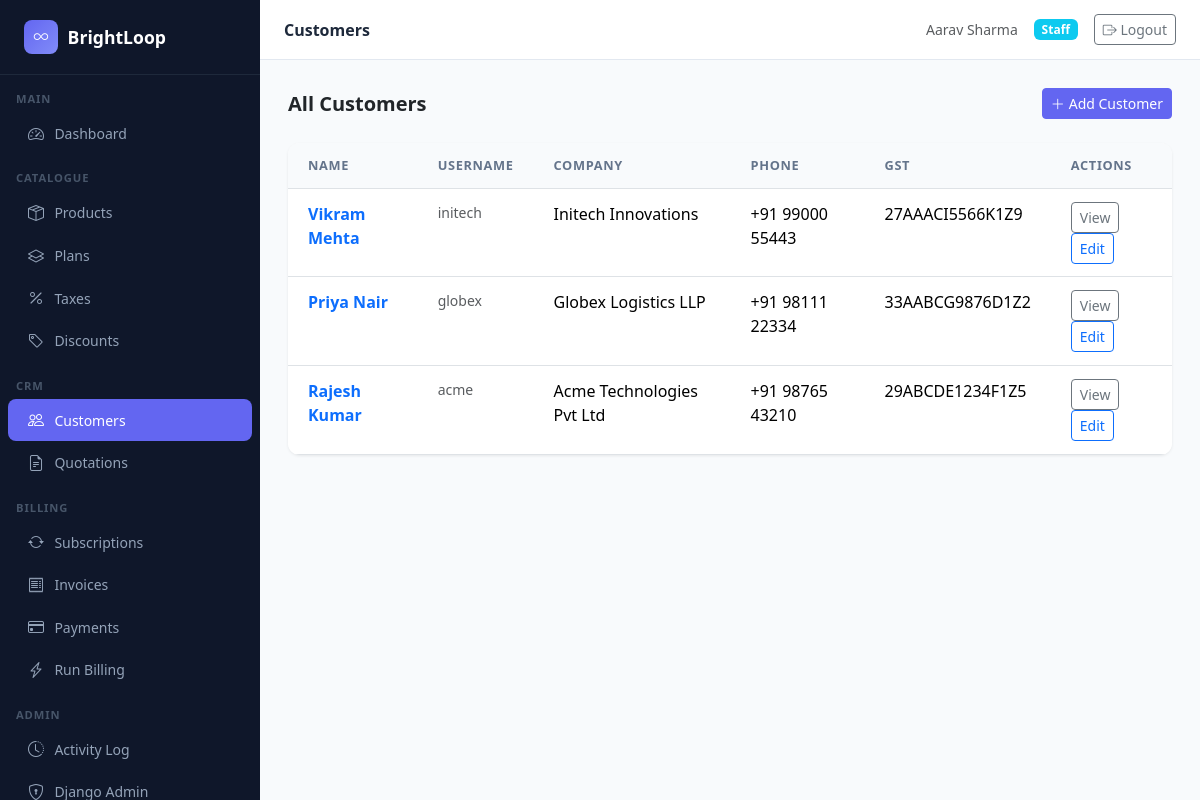
Screenshot of /accounts/customers/ (signed in) with the database file from the repository.
### accounts/models.py (models this page shows, shortened)
class CustomerProfile(models.Model):
    user = models.OneToOneField(User, on_delete=models.CASCADE, related_name='customer_profile')
    company_name = models.CharField(max_length=200, blank=True)
    phone = models.CharField(max_length=20, blank=True)
    address = models.TextField(blank=True)
    gst_number = models.CharField(max_length=20, blank=True)
    created_at = models.DateTimeField(auto_now_add=True)
    updated_at = models.DateTimeField(auto_now=True)
    class Meta:
        verbose_name = "Customer Profile"
        verbose_name_plural = "Customer Profiles"
        ordering = ['-created_at']

### accounts/views.py (the view)
# urls.py: path('customers/', views.customer_list, name='customer_list'),
@login_required
@staff_required  # type: ignore[arg-type]
def customer_list(request):
    customers = CustomerProfile.objects.select_related('user').all()
    return render(request, 'accounts/customer_list.html', {'customers': customers})

### accounts/views.py (called while the page is built)
def staff_required(view_func):
    from functools import wraps
    from django.core.exceptions import PermissionDenied
    @wraps(view_func)
    def wrapper(request, *args, **kwargs):
        if not request.user.is_authenticated:
            from django.conf import settings
            return redirect(settings.LOGIN_URL)
        if not (request.user.is_staff or request.user.is_superuser):
            raise PermissionDenied
        return view_func(request, *args, **kwargs)
    return wrapper

### templates/accounts/customer_list.html (shortened to what this page needs)
{% extends "base.html" %}
{% block page_title %}Customers{% endblock %}
{% block content %}
<div class="d-flex justify-content-between align-items-center mb-4">
  <h5 class="fw-semibold mb-0">All Customers</h5>
  <a href="{% url 'accounts:customer_create' %}" class="btn btn-primary btn-sm">
    <i class="bi bi-plus-lg me-1"></i>Add Customer
  </a>
</div>
<div class="table-card">
  <table class="table table-hover mb-0">
    <thead>
      <tr><th>Name</th><th>Username</th><th>Company</th><th>Phone</th><th>GST</th><th>Actions</th></tr>
    </thead>
    <tbody>
      {% for customer in customers %}
      <tr>
        <td><a href="{% url 'accounts:customer_detail' customer.pk %}" class="fw-semibold text-decoration-none">{{ customer.user.get_full_name|default:customer.user.username }}</a></td>
        <td class="text-muted small">{{ customer.user.username }}</td>
        <td>{{ customer.company_name|default:"—" }}</td>
        <td>{{ customer.phone|default:"—" }}</td>
        <td>{{ customer.gst_number|default:"—" }}</td>
        <td>
          <a href="{% url 'accounts:customer_detail' customer.pk %}" class="btn btn-sm btn-outline-secondary">View</a>
          <a href="{% url 'accounts:customer_edit' customer.pk %}" class="btn btn-sm btn-outline-primary">Edit</a>
        </td>
      </tr>
      {% empty %}
      <tr><td colspan="6" class="text-center text-muted py-4">No customers yet. <a href="{% url 'accounts:customer_create' %}">Add one</a>.</td></tr>
      {% endfor %}
    </tbody>
  </table>
</div>
{% endblock %}

### templates/base.html (shortened to what this page needs)
<!DOCTYPE html>
<html lang="en" data-bs-theme="light">
<head>
  <link href="https://cdn.jsdelivr.net/npm/bootstrap@5.3.3/dist/css/bootstrap.min.css" rel="stylesheet">
  <link href="https://cdn.jsdelivr.net/npm/bootstrap-icons@1.11.3/font/bootstrap-icons.min.css" rel="stylesheet">
</head>
<body>
{% if user.is_authenticated %}
<nav class="sidebar">
  <a class="sidebar-brand" href="{% url 'dashboard:index' %}">
    <div class="logo-circle"><i class="bi bi-infinity"></i></div>
    BrightLoop
  </a>
  <div class="pt-2">
    <div class="sidebar-section">Main</div>
    <a href="{% url 'dashboard:index' %}" class="nav-link {% if request.resolver_match.app_name == 'dashboard' %}active{% endif %}">
      <i class="bi bi-speedometer2"></i> Dashboard
    </a>
    {% if user.is_staff or user.is_superuser %}
    <div class="sidebar-section mt-2">Catalogue</div>
    <a href="{% url 'products:product_list' %}" class="nav-link {% if request.resolver_match.app_name == 'products' and 'plan' not in request.path and 'tax' not in request.path and 'discount' not in request.path %}active{% endif %}">
      <i class="bi bi-box-seam"></i> Products
    </a>
    <a href="{% url 'products:plan_list' %}" class="nav-link {% if 'plans' in request.path %}active{% endif %}">
      <i class="bi bi-layers"></i> Plans
    </a>
    <a href="{% url 'products:tax_list' %}" class="nav-link {% if 'taxes' in request.path %}active{% endif %}">
      <i class="bi bi-percent"></i> Taxes
    </a>
    <a href="{% url 'products:discount_list' %}" class="nav-link {% if 'discounts' in request.path %}active{% endif %}">
      <i class="bi bi-tag"></i> Discounts
    </a>
    <div class="sidebar-section mt-2">CRM</div>
    <a href="{% url 'accounts:customer_list' %}" class="nav-link {% if request.resolver_match.app_name == 'accounts' %}active{% endif %}">
      <i class="bi bi-people"></i> Customers
    </a>
    <a href="{% url 'quotations:quotation_list' %}" class="nav-link {% if request.resolver_match.app_name == 'quotations' %}active{% endif %}">
      <i class="bi bi-file-earmark-text"></i> Quotations
    </a>
    <div class="sidebar-section mt-2">Billing</div>
    <a href="{% url 'subscriptions:subscription_list' %}" class="nav-link {% if request.resolver_match.app_name == 'subscriptions' %}active{% endif %}">
      <i class="bi bi-arrow-repeat"></i> Subscriptions
    </a>
    <a href="{% url 'billing:invoice_list' %}" class="nav-link {% if 'invoices' in request.path %}active{% endif %}">
      <i class="bi bi-receipt"></i> Invoices
    </a>
    <a href="{% url 'billing:payment_list' %}" class="nav-link {% if 'payments' in request.path %}active{% endif %}">
      <i class="bi bi-credit-card"></i> Payments
    </a>
    <a href="{% url 'billing:run_billing' %}" class="nav-link {% if 'run-billing' in request.path %}active{% endif %}">
      <i class="bi bi-lightning-charge"></i> Run Billing
    </a>
    <div class="sidebar-section mt-2">Admin</div>
    <a href="{% url 'accounts:activity_log' %}" class="nav-link {% if 'activity' in request.path %}active{% endif %}">
      <i class="bi bi-clock-history"></i> Activity Log
    </a>
    <a href="/admin/" class="nav-link">
      <i class="bi bi-shield-lock"></i> Django Admin
    </a>
    {% endif %}
  </div>
</nav>
<div class="main-wrapper">
  <div class="topbar">
    <span class="page-title">{% block page_title %}BrightLoop{% endblock %}</span>
    <div class="d-flex align-items-center gap-3">
      <span class="text-muted small">{{ user.get_full_name|default:user.username }}</span>
      {% if user.is_superuser %}
        <span class="badge bg-danger">Admin</span>
      {% elif user.is_staff %}
        <span class="badge bg-info">Staff</span>
      {% else %}
        <span class="badge bg-secondary">Customer</span>
      {% endif %}
      <form method="post" action="{% url 'accounts:logout' %}" class="d-inline mb-0">
        <button type="submit" class="btn btn-sm btn-outline-secondary">
          <i class="bi bi-box-arrow-right"></i> Logout
        </button>
      </form>
    </div>
  </div>
  <div class="content-area">
    {% block content %}{% endblock %}
  </div>
</div>
{% else %}
  {% block auth_content %}{% endblock %}
{% endif %}
</body>
</html>

### templates/base.html (style rules this page uses)
:root { --sidebar-bg: #0f172a; --sidebar-text: #94a3b8; --sidebar-active: #6366f1; --sidebar-hover: #1e293b; --sidebar-width: 260px; --topbar-height: 60px; }
body { background: #f8fafc; font-family: 'Segoe UI', system-ui, sans-serif; }
.sidebar { position: fixed; top: 0; left: 0; bottom: 0; width: var(--sidebar-width); background: var(--sidebar-bg); z-index: 1000; overflow-y: auto; transition: transform .3s; }
.sidebar-brand { padding: 1.25rem 1.5rem; border-bottom: 1px solid #1e293b; color: #fff; font-size: 1.1rem; font-weight: 700; display: flex; align-items: center; gap: .6rem; text-decoration: none; }
.sidebar-brand .logo-circle { width: 34px; height: 34px; border-radius: 8px; background: linear-gradient(135deg, #6366f1, #818cf8); display: flex; align-items: center; justify-content: center; font-size: .9rem; color: #fff; }
.sidebar-section { padding: .5rem 1rem .25rem; font-size: .7rem; font-weight: 600; color: #475569; text-transform: uppercase; letter-spacing: .08em; }
.sidebar .nav-link { color: var(--sidebar-text); padding: .55rem 1.25rem; border-radius: 8px; margin: 1px 8px; display: flex; align-items: center; gap: .65rem; font-size: .875rem; transition: all .15s; }
.sidebar .nav-link.active { background: var(--sidebar-active); color: #fff; }
.sidebar .nav-link .bi { font-size: 1rem; }
.main-wrapper { margin-left: var(--sidebar-width); min-height: 100vh; display: flex; flex-direction: column; }
.topbar { height: var(--topbar-height); background: #fff; border-bottom: 1px solid #e2e8f0; display: flex; align-items: center; justify-content: space-between; padding: 0 1.5rem; position: sticky; top: 0; z-index: 100; }
.topbar .page-title { font-size: 1rem; font-weight: 600; color: #1e293b; }
.content-area { padding: 1.75rem; flex: 1; }
.table-card { background: #fff; border-radius: 12px; box-shadow: 0 1px 3px rgba(0,0,0,.08); overflow: hidden; }
.table-card .table { margin: 0; }
.table-card .table th { background: #f8fafc; border-top: none; font-size: .8rem; font-weight: 600; color: #64748b; text-transform: uppercase; letter-spacing: .05em; }
.table > :not(caption) > * > * { padding: .8rem 1.25rem; }
.btn-primary { background: #6366f1; border-color: #6366f1; }

### rows the page displays
CustomerProfile: user.get_full_name "Vikram Mehta", user.username "initech", company_name "Initech Innovations", phone "+91 99000 55443", gst_number "27AAACI5566K1Z9"
CustomerProfile: user.get_full_name "Priya Nair", user.username "globex", company_name "Globex Logistics LLP", phone "+91 98111 22334", gst_number "33AABCG9876D1Z2"
CustomerProfile: user.get_full_name "Rajesh Kumar", user.username "acme", company_name "Acme Technologies Pvt Ltd", phone "+91 98765 43210", gst_number "29ABCDE1234F1Z5"

### other values shown
{{ user.get_full_name|default:user.username }} "Aarav Sharma"
